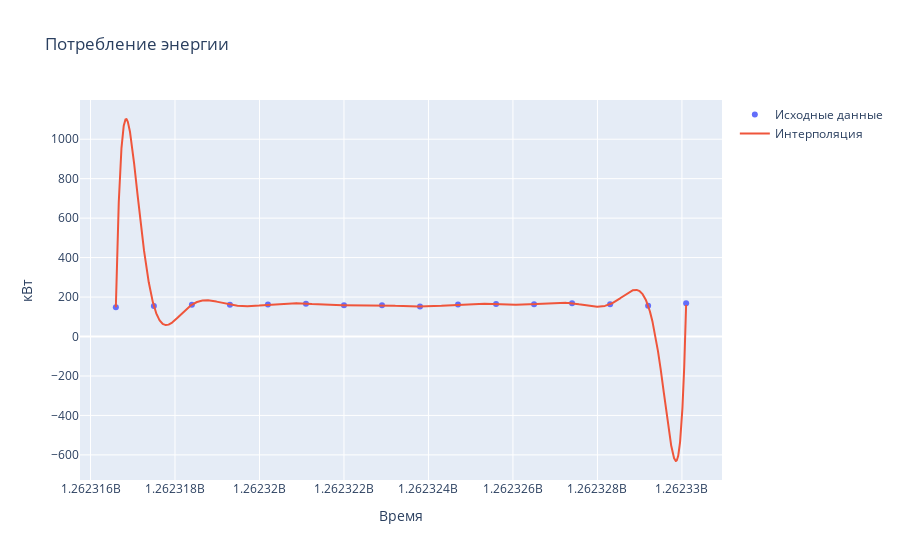

This figure's notebook cell:
### Markdown cell above
### Интерполяция Ньютона

### Code cell
x = df1['Timestamp'][9:25].to_numpy()
y = df1['Power (kW)'][9:25].to_numpy()

x1 = np.arange(x[0],x[15], 1)

def divided_diff(x, y):

    n = len(y)
    coef = np.zeros([n, n])
    # the first column is y
    coef[:,0] = y
    
    for j in range(1,n):
        for i in range(n-j):
            coef[i][j] = (coef[i+1][j-1] - coef[i][j-1]) / (x[i+j]-x[i])
            
    return coef

def newton_poly(coef, x_data, x):

    n = len(x_data) - 1 
    p = coef[n]
    for k in range(1,n+1):
        p = coef[n-k] + (x -x_data[n-k])*p
    return p

a_s = divided_diff(x, y)[0, :]
y1= newton_poly(a_s, x, x1)

fig = go.Figure()

fig.add_trace(go.Scatter(
                    x=x,
                    y=y,
                    name='Исходные данные',
                    mode='markers')
)

fig.add_trace(go.Scatter(
                    x=x1,
                    y= y1,
                    name='Интерполяция',
                    )
)

fig.update_layout(title='Потребление энергии',
                    xaxis_title='Время',
                    yaxis_title='кВт')
fig.show()

### Figure 1 — Plotly figure (JSON) as saved in the notebook; plotly's stock layout.template omitted (floating-point values rounded to 4 significant figures; data arrays with more than 128 entries replaced by an {"elided": "..."} marker saying what was removed)
{"data": [{"mode": "markers", "name": "Исходные данные", "type": "scatter", "x": [1262316600, 1262317500, 1262318400, 1262319300, 1262320200, 1262321100, 1262322000, 1262322900, 1262323800, 1262324700, 1262325600, 1262326500, 1262327400, 1262328300, 1262329200, 1262330100], "y": [148.7, 155.1, 161.5, 161.5, 162, 166, 159, 158.6, 152.1, 162, 164.4, 163.6, 168.8, 163.7, 156.2, 168.4]}, {"name": "Интерполяция", "type": "scatter", "x": {"elided": "13500 int values"}, "y": {"elided": "13500 float values"}}], "layout": {"title": {"text": "Потребление энергии"}, "xaxis": {"title": {"text": "Время"}}, "yaxis": {"title": {"text": "кВт"}}}}
